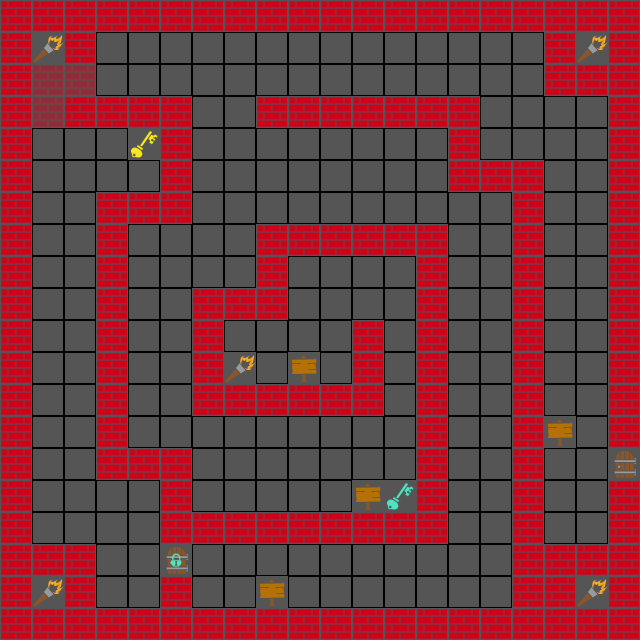

This game map was drawn from its Tiled (.tmx) file and the tilesets committed beside it. A one-line description and the full map source follow:
An orthogonal 20x20 tile map with 32x32 px tiles, 1 tile layer (Tiles).

<map version="1.2" tiledversion="1.3.3" orientation="orthogonal" renderorder="right-down" width="20" height="20" tilewidth="32" tileheight="32" infinite="0" backgroundcolor="#555555" nextlayerid="6" nextobjectid="7">
 <editorsettings>
  <export target="." format="csv" />
 </editorsettings>
 <tileset firstgid="1" source="default.tsx" />
 <layer id="4" name="Tiles" width="20" height="20">
  <data encoding="csv">
2,2,2,2,2,2,2,2,2,2,2,2,2,2,2,2,2,2,2,2,
2,12,2,1,1,1,1,1,1,1,1,1,1,1,1,1,1,2,12,2,
2,32,32,1,1,1,1,1,1,1,1,1,1,1,1,1,1,2,2,2,
2,32,2,2,2,2,1,1,2,2,2,2,2,2,2,1,1,1,1,2,
2,1,1,1,10,2,1,1,1,1,1,1,1,1,2,1,1,1,1,2,
2,1,1,1,1,2,1,1,1,1,1,1,1,1,2,2,2,1,1,2,
2,1,1,2,2,2,1,1,1,1,1,1,1,1,1,1,2,1,1,2,
2,1,1,2,1,1,1,1,2,2,2,2,2,2,1,1,2,1,1,2,
2,1,1,2,1,1,1,1,2,1,1,1,1,2,1,1,2,1,1,2,
2,1,1,2,1,1,2,2,2,1,1,1,1,2,1,1,2,1,1,2,
2,1,1,2,1,1,2,1,1,1,1,2,1,2,1,1,2,1,1,2,
2,1,1,2,1,1,2,12,1,3,1,2,1,2,1,1,2,1,1,2,
2,1,1,2,1,1,2,2,2,2,2,2,1,2,1,1,2,1,1,2,
2,1,1,2,1,1,1,1,1,1,1,1,1,2,1,1,2,3,1,2,
2,1,1,2,2,2,1,1,1,1,1,1,1,2,1,1,2,1,1,4,
2,1,1,1,1,2,1,1,1,1,1,3,8,2,1,1,2,1,1,2,
2,1,1,1,1,2,2,2,2,2,2,2,2,2,1,1,2,1,1,2,
2,2,2,1,1,5,1,1,1,1,1,1,1,1,1,1,2,2,2,2,
2,12,2,1,1,2,1,1,3,1,1,1,1,1,1,1,2,2,12,2,
2,2,2,2,2,2,2,2,2,2,2,2,2,2,2,2,2,2,2,2
</data>
 </layer>
</map>
